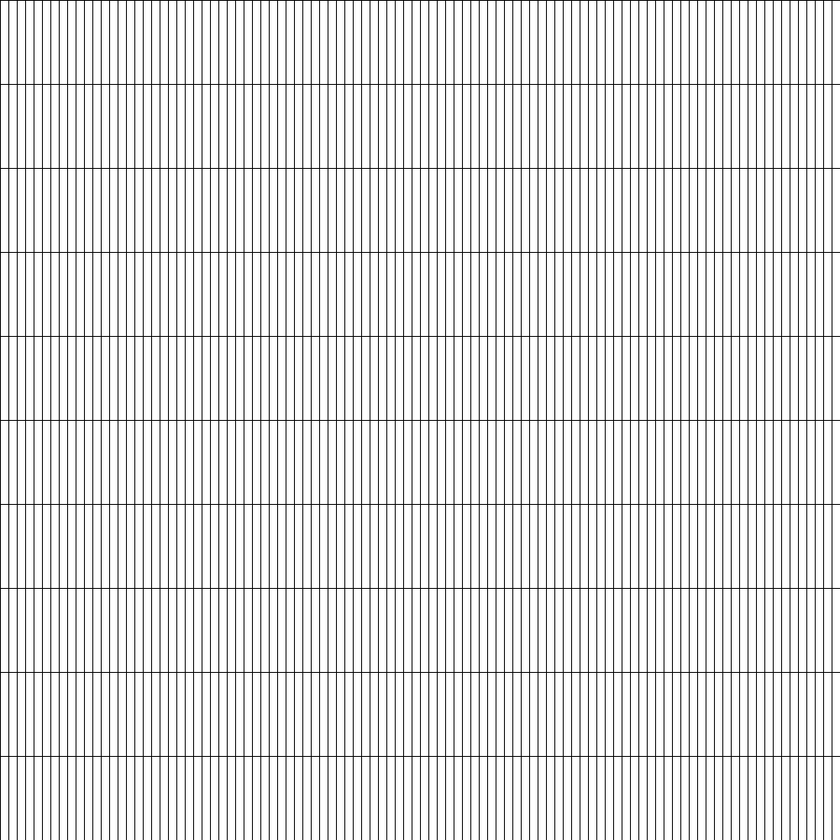
#> input picture Exercise_1/Frames/frame_00000.ppm, 840 x 840 px, shrunk from 1000 x 1000 before the run; its folder holds 4 pictures in this run
$ python plotter2.py
#> lines starting #> are read from the running program, lines starting #| are printed output that depends on the picture
import numpy as np
from PIL import Image, ImageDraw, ImageFont
import glob

# Configuración de la grid
IMAX, JMAX = 1000, 120
grid_x = 50  # cada 100 m en x
grid_y = 10   # cada 20 m en y

# Fuente para los números (puede ser nativa o cargar una .ttf)
try:
    font = ImageFont.truetype("arial.ttf", 12)
except:
    font = ImageFont.load_default()

frames = []
for fname in sorted(glob.glob("Frames/frame_*.ppm")):
    img = Image.open(fname).convert("RGB")
#> img is the input picture: PIL image 840x840 RGB; min 6, max 255, mean 222.5
    draw = ImageDraw.Draw(img)

    # Dibujar líneas verticales (x)
    for x in range(0, IMAX, grid_x):
        draw.line([(x,0),(x,JMAX-1)], fill=(255,255,255))
        draw.text((x+2,2), str(x), fill=(255,255,255), font=font)

    # Dibujar líneas horizontales (y)
    for y in range(0, JMAX, grid_y):
        draw.line([(0,y),(IMAX-1,y)], fill=(255,255,255))
        draw.text((2,y+2), str(y), fill=(255,255,255), font=font)

    frames.append(img)

# Guardar GIF
frames[0].save('simulation_with_grid.gif', save_all=True, append_images=frames[1:], duration=50, loop=0)
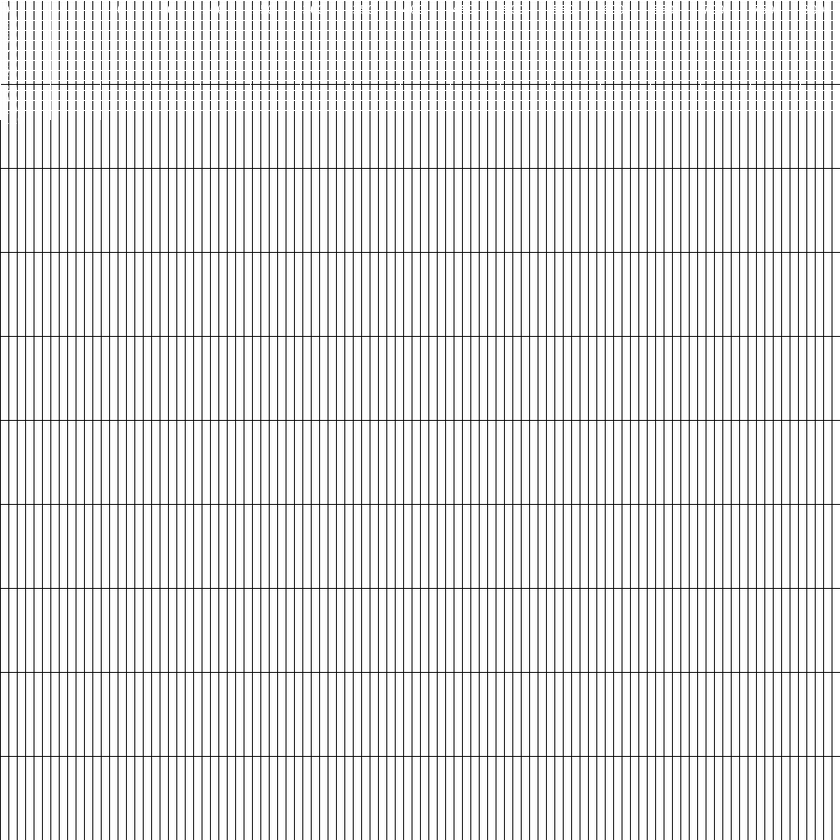
#> saved as simulation_with_grid.gif: PIL image 840x840 RGB; min 6, max 255, mean 223.3
print("GIF listo")

# Guardar vídeo (requiere ffmpeg)
frames[0].save('simulation_with_grid.mp4', save_all=True, append_images=frames[1:], duration=50, loop=0)
print("VIDEO listo")
